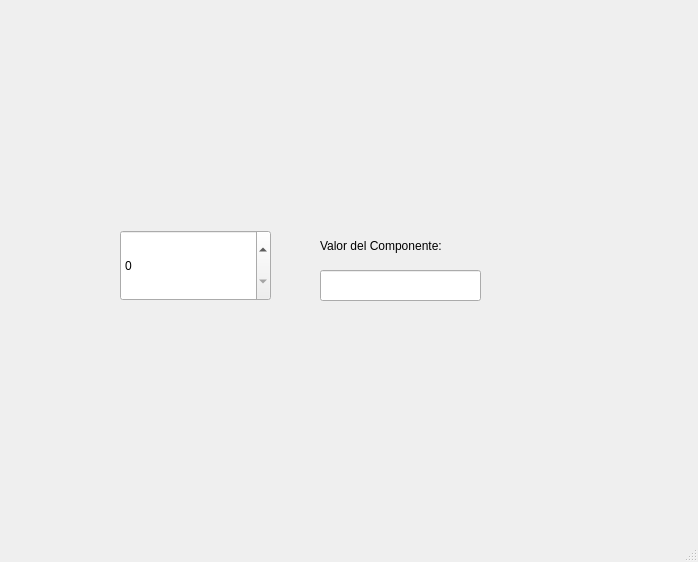
<?xml version="1.0" encoding="UTF-8"?>
<ui version="4.0">
 <class>MainWindow</class>
 <widget class="QMainWindow" name="MainWindow">
  <property name="geometry">
   <rect>
    <x>0</x>
    <y>0</y>
    <width>698</width>
    <height>562</height>
   </rect>
  </property>
  <property name="windowTitle">
   <string>MainWindow</string>
  </property>
  <widget class="QWidget" name="centralwidget">
   <widget class="QLabel" name="label_2">
    <property name="geometry">
     <rect>
      <x>10</x>
      <y>20</y>
      <width>151</width>
      <height>111</height>
     </rect>
    </property>
    <property name="styleSheet">
     <string notr="true"/>
    </property>
    <property name="text">
     <string/>
    </property>
    <property name="pixmap">
     <pixmap resource="../Archivos/Recursos.qrc">:/Logos/Logo UAT.png</pixmap>
    </property>
    <property name="scaledContents">
     <bool>true</bool>
    </property>
   </widget>
   <widget class="QLabel" name="label_3">
    <property name="geometry">
     <rect>
      <x>540</x>
      <y>0</y>
      <width>151</width>
      <height>121</height>
     </rect>
    </property>
    <property name="styleSheet">
     <string notr="true"/>
    </property>
    <property name="text">
     <string/>
    </property>
    <property name="pixmap">
     <pixmap resource="../Archivos/Recursos.qrc">:/Logos/logo facultad de ingenieria uat.png</pixmap>
    </property>
    <property name="scaledContents">
     <bool>true</bool>
    </property>
   </widget>
   <widget class="QLabel" name="label_4">
    <property name="geometry">
     <rect>
      <x>540</x>
      <y>410</y>
      <width>151</width>
      <height>111</height>
     </rect>
    </property>
    <property name="styleSheet">
     <string notr="true"/>
    </property>
    <property name="text">
     <string/>
    </property>
    <property name="pixmap">
     <pixmap resource="../Archivos/Recursos.qrc">:/Logos/logo equipo 3.jpg</pixmap>
    </property>
    <property name="scaledContents">
     <bool>true</bool>
    </property>
   </widget>
   <widget class="QLabel" name="label_5">
    <property name="geometry">
     <rect>
      <x>320</x>
      <y>230</y>
      <width>121</width>
      <height>31</height>
     </rect>
    </property>
    <property name="text">
     <string>Valor del Componente:</string>
    </property>
   </widget>
   <widget class="QLineEdit" name="lineEdit">
    <property name="geometry">
     <rect>
      <x>320</x>
      <y>270</y>
      <width>161</width>
      <height>31</height>
     </rect>
    </property>
   </widget>
   <widget class="QSpinBox" name="spinBox">
    <property name="geometry">
     <rect>
      <x>120</x>
      <y>230</y>
      <width>151</width>
      <height>71</height>
     </rect>
    </property>
   </widget>
  </widget>
  <widget class="QMenuBar" name="menubar">
   <property name="geometry">
    <rect>
     <x>0</x>
     <y>0</y>
     <width>698</width>
     <height>21</height>
    </rect>
   </property>
  </widget>
  <widget class="QStatusBar" name="statusbar"/>
 </widget>
 <resources>
  <include location="../Archivos/Recursos.qrc"/>
 </resources>
 <connections/>
</ui>
